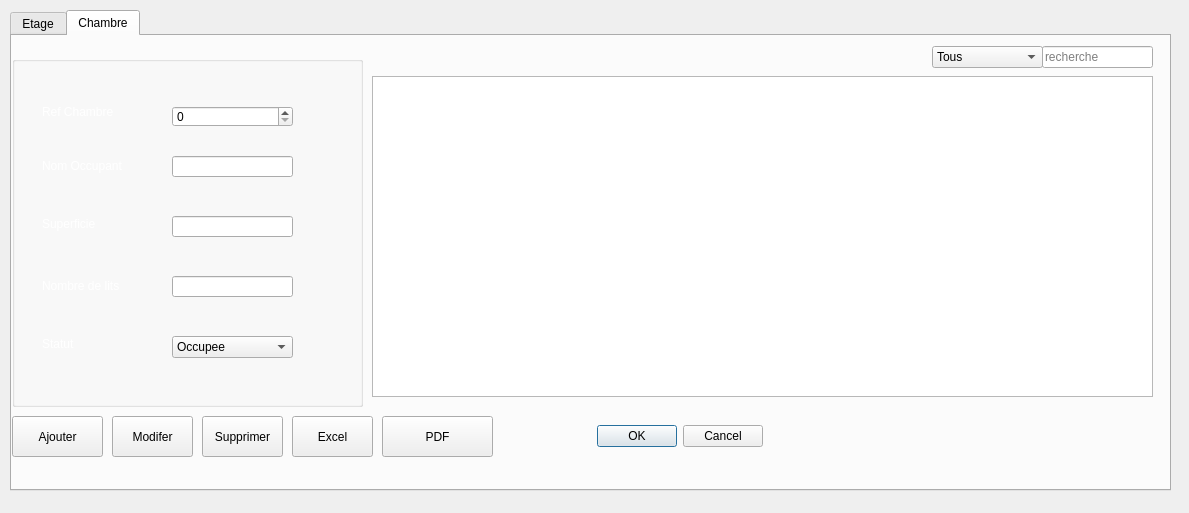
<?xml version="1.0" encoding="UTF-8"?>
<ui version="4.0">
 <class>EtageChambre</class>
 <widget class="QDialog" name="EtageChambre">
  <property name="geometry">
   <rect>
    <x>0</x>
    <y>0</y>
    <width>1189</width>
    <height>513</height>
   </rect>
  </property>
  <property name="windowTitle">
   <string>Etage et Chambre</string>
  </property>
  <property name="styleSheet">
   <string notr="true">background-image:url(&quot;C:/projet-new/projet/background1.jpg&quot;);background-size:cover;
background-repeat:no-repeat;</string>
  </property>
  <widget class="QTabWidget" name="tabWidget">
   <property name="geometry">
    <rect>
     <x>10</x>
     <y>10</y>
     <width>1161</width>
     <height>481</height>
    </rect>
   </property>
   <property name="currentIndex">
    <number>1</number>
   </property>
   <widget class="QWidget" name="tab">
    <attribute name="title">
     <string>Etage</string>
    </attribute>
    <widget class="QPushButton" name="ButtonExcel">
     <property name="geometry">
      <rect>
       <x>290</x>
       <y>370</y>
       <width>81</width>
       <height>41</height>
      </rect>
     </property>
     <property name="text">
      <string>Excel</string>
     </property>
    </widget>
    <widget class="QGroupBox" name="groupBox_4">
     <property name="geometry">
      <rect>
       <x>10</x>
       <y>10</y>
       <width>331</width>
       <height>351</height>
      </rect>
     </property>
     <property name="title">
      <string/>
     </property>
     <widget class="QLabel" name="label_19">
      <property name="geometry">
       <rect>
        <x>30</x>
        <y>30</y>
        <width>111</width>
        <height>51</height>
       </rect>
      </property>
      <property name="styleSheet">
       <string notr="true">color:white;</string>
      </property>
      <property name="text">
       <string>Code de l' Etage</string>
      </property>
     </widget>
     <widget class="QLabel" name="label_20">
      <property name="geometry">
       <rect>
        <x>30</x>
        <y>100</y>
        <width>171</width>
        <height>20</height>
       </rect>
      </property>
      <property name="styleSheet">
       <string notr="true">color:white;</string>
      </property>
      <property name="text">
       <string>Nombre de pieces</string>
      </property>
     </widget>
     <widget class="QLabel" name="label_28">
      <property name="geometry">
       <rect>
        <x>30</x>
        <y>300</y>
        <width>55</width>
        <height>21</height>
       </rect>
      </property>
      <property name="text">
       <string/>
      </property>
     </widget>
     <widget class="QSpinBox" name="spCode">
      <property name="geometry">
       <rect>
        <x>160</x>
        <y>50</y>
        <width>121</width>
        <height>21</height>
       </rect>
      </property>
      <property name="minimum">
       <number>0</number>
      </property>
      <property name="maximum">
       <number>9999</number>
      </property>
      <property name="value">
       <number>0</number>
      </property>
     </widget>
     <widget class="QComboBox" name="cbNbPieces">
      <property name="geometry">
       <rect>
        <x>160</x>
        <y>100</y>
        <width>121</width>
        <height>22</height>
       </rect>
      </property>
      <item>
       <property name="text">
        <string>Aucune piece</string>
       </property>
      </item>
      <item>
       <property name="text">
        <string>Une piece</string>
       </property>
      </item>
      <item>
       <property name="text">
        <string>2 pieces</string>
       </property>
      </item>
      <item>
       <property name="text">
        <string>3 pieces</string>
       </property>
      </item>
      <item>
       <property name="text">
        <string>4 pieces</string>
       </property>
      </item>
      <item>
       <property name="text">
        <string>5 pieces</string>
       </property>
      </item>
      <item>
       <property name="text">
        <string>6 pieces</string>
       </property>
      </item>
     </widget>
     <widget class="QLabel" name="img">
      <property name="geometry">
       <rect>
        <x>30</x>
        <y>150</y>
        <width>251</width>
        <height>181</height>
       </rect>
      </property>
      <property name="text">
       <string/>
      </property>
     </widget>
    </widget>
    <widget class="QLineEdit" name="leRecherche">
     <property name="geometry">
      <rect>
       <x>1030</x>
       <y>10</y>
       <width>111</width>
       <height>22</height>
      </rect>
     </property>
     <property name="placeholderText">
      <string>recherche</string>
     </property>
    </widget>
    <widget class="QPushButton" name="buttonAjouterEtages">
     <property name="geometry">
      <rect>
       <x>10</x>
       <y>370</y>
       <width>91</width>
       <height>41</height>
      </rect>
     </property>
     <property name="text">
      <string>Ajouter</string>
     </property>
    </widget>
    <widget class="QPushButton" name="buttonSupprimerEtages">
     <property name="geometry">
      <rect>
       <x>200</x>
       <y>370</y>
       <width>81</width>
       <height>41</height>
      </rect>
     </property>
     <property name="text">
      <string>Supprimer</string>
     </property>
    </widget>
    <widget class="QTableView" name="tabEtages">
     <property name="geometry">
      <rect>
       <x>360</x>
       <y>40</y>
       <width>781</width>
       <height>321</height>
      </rect>
     </property>
     <property name="selectionBehavior">
      <enum>QAbstractItemView::SelectRows</enum>
     </property>
     <property name="sortingEnabled">
      <bool>true</bool>
     </property>
    </widget>
    <widget class="QPushButton" name="buttonModifererEtages">
     <property name="geometry">
      <rect>
       <x>110</x>
       <y>370</y>
       <width>81</width>
       <height>41</height>
      </rect>
     </property>
     <property name="text">
      <string>Modifer</string>
     </property>
    </widget>
    <widget class="QComboBox" name="cbTri">
     <property name="geometry">
      <rect>
       <x>920</x>
       <y>10</y>
       <width>111</width>
       <height>22</height>
      </rect>
     </property>
     <item>
      <property name="text">
       <string>Tous</string>
      </property>
     </item>
     <item>
      <property name="text">
       <string>CODEETAGE</string>
      </property>
     </item>
     <item>
      <property name="text">
       <string>NBPIECES</string>
      </property>
     </item>
    </widget>
   </widget>
   <widget class="QWidget" name="tab_2">
    <attribute name="title">
     <string>Chambre</string>
    </attribute>
    <widget class="QStackedWidget" name="stackedWidget_2">
     <property name="geometry">
      <rect>
       <x>0</x>
       <y>0</y>
       <width>1161</width>
       <height>541</height>
      </rect>
     </property>
     <property name="currentIndex">
      <number>2</number>
     </property>
     <widget class="QWidget" name="afficherCarteFid">
      <widget class="QTableView" name="tabCarteFid">
       <property name="geometry">
        <rect>
         <x>10</x>
         <y>80</y>
         <width>741</width>
         <height>361</height>
        </rect>
       </property>
       <property name="selectionBehavior">
        <enum>QAbstractItemView::SelectRows</enum>
       </property>
       <property name="sortingEnabled">
        <bool>true</bool>
       </property>
      </widget>
      <widget class="QLineEdit" name="le_recherche_carteFid">
       <property name="geometry">
        <rect>
         <x>560</x>
         <y>40</y>
         <width>191</width>
         <height>22</height>
        </rect>
       </property>
       <property name="placeholderText">
        <string>recherche</string>
       </property>
      </widget>
      <widget class="QComboBox" name="cb_colone_carteFid">
       <property name="geometry">
        <rect>
         <x>360</x>
         <y>40</y>
         <width>191</width>
         <height>22</height>
        </rect>
       </property>
       <item>
        <property name="text">
         <string>Tous</string>
        </property>
       </item>
       <item>
        <property name="text">
         <string>NUM_CARTE</string>
        </property>
       </item>
       <item>
        <property name="text">
         <string>DATE_DE_CREATION</string>
        </property>
       </item>
       <item>
        <property name="text">
         <string>POINTS</string>
        </property>
       </item>
       <item>
        <property name="text">
         <string>TOTAL_ACHATS</string>
        </property>
       </item>
       <item>
        <property name="text">
         <string>STATUT</string>
        </property>
       </item>
       <item>
        <property name="text">
         <string>REMISE</string>
        </property>
       </item>
       <item>
        <property name="text">
         <string>MATRICULE_FISCALE</string>
        </property>
       </item>
      </widget>
      <widget class="QPushButton" name="button_ajouter_carteFid">
       <property name="geometry">
        <rect>
         <x>10</x>
         <y>470</y>
         <width>131</width>
         <height>31</height>
        </rect>
       </property>
       <property name="text">
        <string>Ajouter</string>
       </property>
      </widget>
      <widget class="QPushButton" name="button_supprimer_carteFid">
       <property name="geometry">
        <rect>
         <x>160</x>
         <y>470</y>
         <width>131</width>
         <height>31</height>
        </rect>
       </property>
       <property name="text">
        <string>Supprimer</string>
       </property>
      </widget>
      <widget class="QPushButton" name="pushButton_4">
       <property name="geometry">
        <rect>
         <x>620</x>
         <y>470</y>
         <width>131</width>
         <height>31</height>
        </rect>
       </property>
       <property name="text">
        <string>Retour</string>
       </property>
      </widget>
     </widget>
     <widget class="QWidget" name="ajoutClient_2">
      <widget class="QDialogButtonBox" name="validerAjout_cf">
       <property name="geometry">
        <rect>
         <x>570</x>
         <y>500</y>
         <width>193</width>
         <height>28</height>
        </rect>
       </property>
       <property name="standardButtons">
        <set>QDialogButtonBox::Cancel|QDialogButtonBox::Ok</set>
       </property>
      </widget>
      <widget class="QGroupBox" name="groupBox_3">
       <property name="geometry">
        <rect>
         <x>60</x>
         <y>30</y>
         <width>651</width>
         <height>431</height>
        </rect>
       </property>
       <property name="title">
        <string>Ajout de carte de fidélité :</string>
       </property>
       <widget class="QSpinBox" name="sb_numCarte">
        <property name="geometry">
         <rect>
          <x>130</x>
          <y>50</y>
          <width>141</width>
          <height>22</height>
         </rect>
        </property>
       </widget>
       <widget class="QSpinBox" name="sb_points">
        <property name="geometry">
         <rect>
          <x>130</x>
          <y>110</y>
          <width>141</width>
          <height>22</height>
         </rect>
        </property>
       </widget>
       <widget class="QLabel" name="label_9">
        <property name="geometry">
         <rect>
          <x>20</x>
          <y>50</y>
          <width>71</width>
          <height>16</height>
         </rect>
        </property>
        <property name="text">
         <string>Num carte :</string>
        </property>
       </widget>
       <widget class="QLabel" name="label_21">
        <property name="geometry">
         <rect>
          <x>20</x>
          <y>110</y>
          <width>55</width>
          <height>16</height>
         </rect>
        </property>
        <property name="text">
         <string>Points :</string>
        </property>
       </widget>
       <widget class="QDateEdit" name="le_dateCreation">
        <property name="geometry">
         <rect>
          <x>450</x>
          <y>50</y>
          <width>151</width>
          <height>22</height>
         </rect>
        </property>
       </widget>
       <widget class="QLabel" name="label_22">
        <property name="geometry">
         <rect>
          <x>330</x>
          <y>50</y>
          <width>111</width>
          <height>16</height>
         </rect>
        </property>
        <property name="text">
         <string>Date_de_creation :</string>
        </property>
       </widget>
       <widget class="QLabel" name="label_23">
        <property name="geometry">
         <rect>
          <x>20</x>
          <y>170</y>
          <width>91</width>
          <height>16</height>
         </rect>
        </property>
        <property name="text">
         <string>Total d'achats :</string>
        </property>
       </widget>
       <widget class="QDoubleSpinBox" name="dsb_totalAchats">
        <property name="geometry">
         <rect>
          <x>130</x>
          <y>170</y>
          <width>141</width>
          <height>22</height>
         </rect>
        </property>
       </widget>
       <widget class="QLabel" name="label_24">
        <property name="geometry">
         <rect>
          <x>20</x>
          <y>230</y>
          <width>55</width>
          <height>16</height>
         </rect>
        </property>
        <property name="text">
         <string>Statut :</string>
        </property>
       </widget>
       <widget class="QLabel" name="label_25">
        <property name="geometry">
         <rect>
          <x>20</x>
          <y>290</y>
          <width>55</width>
          <height>16</height>
         </rect>
        </property>
        <property name="text">
         <string>Remise :</string>
        </property>
       </widget>
       <widget class="QLabel" name="label_26">
        <property name="geometry">
         <rect>
          <x>330</x>
          <y>120</y>
          <width>111</width>
          <height>16</height>
         </rect>
        </property>
        <property name="text">
         <string>Matricule fiscale :</string>
        </property>
       </widget>
       <widget class="QComboBox" name="cb_Status">
        <property name="geometry">
         <rect>
          <x>130</x>
          <y>230</y>
          <width>141</width>
          <height>22</height>
         </rect>
        </property>
        <item>
         <property name="text">
          <string>Platinum</string>
         </property>
        </item>
        <item>
         <property name="text">
          <string>Silver</string>
         </property>
        </item>
        <item>
         <property name="text">
          <string>Gold</string>
         </property>
        </item>
       </widget>
       <widget class="QComboBox" name="cb_matriculeFiscale">
        <property name="geometry">
         <rect>
          <x>450</x>
          <y>120</y>
          <width>151</width>
          <height>22</height>
         </rect>
        </property>
       </widget>
       <widget class="QSpinBox" name="sb_remise">
        <property name="geometry">
         <rect>
          <x>130</x>
          <y>290</y>
          <width>141</width>
          <height>22</height>
         </rect>
        </property>
       </widget>
      </widget>
     </widget>
     <widget class="QWidget" name="modifierClient_2">
      <widget class="QComboBox" name="cbTriChambres">
       <property name="geometry">
        <rect>
         <x>920</x>
         <y>10</y>
         <width>111</width>
         <height>22</height>
        </rect>
       </property>
       <item>
        <property name="text">
         <string>Tous</string>
        </property>
       </item>
       <item>
        <property name="text">
         <string>REFCH</string>
        </property>
       </item>
       <item>
        <property name="text">
         <string>OCC</string>
        </property>
       </item>
       <item>
        <property name="text">
         <string>SUPERFICIE</string>
        </property>
       </item>
       <item>
        <property name="text">
         <string>NBLITS</string>
        </property>
       </item>
       <item>
        <property name="text">
         <string>STATUT</string>
        </property>
       </item>
      </widget>
      <widget class="QGroupBox" name="groupBox_7">
       <property name="geometry">
        <rect>
         <x>0</x>
         <y>20</y>
         <width>351</width>
         <height>351</height>
        </rect>
       </property>
       <property name="title">
        <string/>
       </property>
       <widget class="QLabel" name="label_43">
        <property name="geometry">
         <rect>
          <x>30</x>
          <y>30</y>
          <width>111</width>
          <height>51</height>
         </rect>
        </property>
        <property name="styleSheet">
         <string notr="true">color:white;</string>
        </property>
        <property name="text">
         <string>Ref Chambre</string>
        </property>
       </widget>
       <widget class="QLabel" name="label_44">
        <property name="geometry">
         <rect>
          <x>30</x>
          <y>100</y>
          <width>171</width>
          <height>20</height>
         </rect>
        </property>
        <property name="styleSheet">
         <string notr="true">color:white;</string>
        </property>
        <property name="text">
         <string>Nom Occupant</string>
        </property>
       </widget>
       <widget class="QLineEdit" name="LbSuperficie">
        <property name="geometry">
         <rect>
          <x>160</x>
          <y>160</y>
          <width>121</width>
          <height>21</height>
         </rect>
        </property>
       </widget>
       <widget class="QLabel" name="label_45">
        <property name="geometry">
         <rect>
          <x>30</x>
          <y>160</y>
          <width>131</width>
          <height>16</height>
         </rect>
        </property>
        <property name="styleSheet">
         <string notr="true">color:white;</string>
        </property>
        <property name="text">
         <string>Superficie</string>
        </property>
       </widget>
       <widget class="QLabel" name="label_47">
        <property name="geometry">
         <rect>
          <x>30</x>
          <y>280</y>
          <width>71</width>
          <height>16</height>
         </rect>
        </property>
        <property name="styleSheet">
         <string notr="true">color:white;</string>
        </property>
        <property name="text">
         <string>Statut</string>
        </property>
       </widget>
       <widget class="QLabel" name="label_48">
        <property name="geometry">
         <rect>
          <x>30</x>
          <y>220</y>
          <width>111</width>
          <height>20</height>
         </rect>
        </property>
        <property name="styleSheet">
         <string notr="true">color:white;</string>
        </property>
        <property name="text">
         <string>Nombre de lits</string>
        </property>
       </widget>
       <widget class="QSpinBox" name="sprefch">
        <property name="geometry">
         <rect>
          <x>160</x>
          <y>50</y>
          <width>121</width>
          <height>21</height>
         </rect>
        </property>
        <property name="minimum">
         <number>0</number>
        </property>
        <property name="maximum">
         <number>9999</number>
        </property>
        <property name="value">
         <number>0</number>
        </property>
       </widget>
       <widget class="QComboBox" name="LbStatut">
        <property name="geometry">
         <rect>
          <x>160</x>
          <y>280</y>
          <width>121</width>
          <height>22</height>
         </rect>
        </property>
        <item>
         <property name="text">
          <string>Occupee</string>
         </property>
        </item>
        <item>
         <property name="text">
          <string>Libre</string>
         </property>
        </item>
       </widget>
       <widget class="QLineEdit" name="cbOcc">
        <property name="geometry">
         <rect>
          <x>160</x>
          <y>100</y>
          <width>121</width>
          <height>21</height>
         </rect>
        </property>
       </widget>
       <widget class="QLineEdit" name="LbNbLits">
        <property name="geometry">
         <rect>
          <x>160</x>
          <y>220</y>
          <width>121</width>
          <height>21</height>
         </rect>
        </property>
       </widget>
      </widget>
      <widget class="QPushButton" name="buttonModifererChambres">
       <property name="geometry">
        <rect>
         <x>100</x>
         <y>380</y>
         <width>81</width>
         <height>41</height>
        </rect>
       </property>
       <property name="text">
        <string>Modifer</string>
       </property>
      </widget>
      <widget class="QPushButton" name="ButtonExcelChambres">
       <property name="geometry">
        <rect>
         <x>280</x>
         <y>380</y>
         <width>81</width>
         <height>41</height>
        </rect>
       </property>
       <property name="text">
        <string>Excel</string>
       </property>
      </widget>
      <widget class="QPushButton" name="buttonSupprimerChambres">
       <property name="geometry">
        <rect>
         <x>190</x>
         <y>380</y>
         <width>81</width>
         <height>41</height>
        </rect>
       </property>
       <property name="text">
        <string>Supprimer</string>
       </property>
      </widget>
      <widget class="QLineEdit" name="leRechercheChambres">
       <property name="geometry">
        <rect>
         <x>1030</x>
         <y>10</y>
         <width>111</width>
         <height>22</height>
        </rect>
       </property>
       <property name="text">
        <string/>
       </property>
       <property name="placeholderText">
        <string>recherche</string>
       </property>
      </widget>
      <widget class="QPushButton" name="buttonAjouterChambres">
       <property name="geometry">
        <rect>
         <x>0</x>
         <y>380</y>
         <width>91</width>
         <height>41</height>
        </rect>
       </property>
       <property name="text">
        <string>Ajouter</string>
       </property>
      </widget>
      <widget class="QTableView" name="tabChambres">
       <property name="geometry">
        <rect>
         <x>360</x>
         <y>40</y>
         <width>781</width>
         <height>321</height>
        </rect>
       </property>
       <property name="selectionBehavior">
        <enum>QAbstractItemView::SelectRows</enum>
       </property>
       <property name="sortingEnabled">
        <bool>true</bool>
       </property>
      </widget>
      <widget class="QPushButton" name="PDFChambre">
       <property name="geometry">
        <rect>
         <x>370</x>
         <y>380</y>
         <width>111</width>
         <height>41</height>
        </rect>
       </property>
       <property name="text">
        <string>PDF</string>
       </property>
      </widget>
      <widget class="QDialogButtonBox" name="validerModif_cf">
       <property name="geometry">
        <rect>
         <x>550</x>
         <y>380</y>
         <width>201</width>
         <height>41</height>
        </rect>
       </property>
       <property name="standardButtons">
        <set>QDialogButtonBox::Cancel|QDialogButtonBox::Ok</set>
       </property>
      </widget>
     </widget>
    </widget>
   </widget>
  </widget>
 </widget>
 <resources/>
 <connections/>
</ui>
